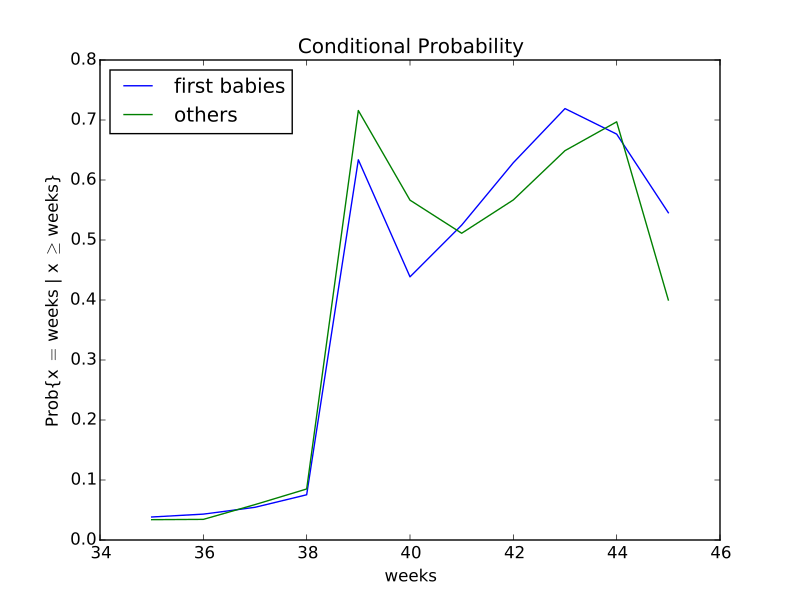

Python code for this plot:
#!/usr/bin/env python
# coding=utf-8

"""This file contains code used in "Think Stats",
by Allen B. Downey, available from greenteapress.com

Copyright 2010 Allen B. Downey
License: GNU GPLv3 http://www.gnu.org/licenses/gpl.html
"""

import descriptive
import Pmf
import myplot
import risk

import matplotlib.pyplot as pyplot


def ConditionPmf(pmf, filter_func, name='conditional'):
    """Computes a conditional PMF based on a filter function.
    
    Args:
        pmf: Pmf object
        filter_func: callable that takes a value from the Pmf and returns
                     a boolean
        name: string name for the new pmf
        
    Returns:
        new Pmf object
    """
    cond_pmf = pmf.Copy(name)

    vals = [val for val in pmf.Values() if filter_func(val)]
    for val in vals:
        cond_pmf.Remove(val)
    
    cond_pmf.Normalize()
    return cond_pmf


def ConditionOnWeeks(pmf, week=39, name='conditional'):
    """Computes a PMF conditioned on the given number of weeks.
    
    Args:
        pmf: Pmf object        
        week: the current duration of the pregnancy
        name: string name for the new pmf
        
    Returns:
        new Pmf object
    """
    def filter_func(x):
        return x < week

    cond = ConditionPmf(pmf, filter_func, name)
    return cond


def MakeFigure(firsts, others):
    """Makes a figure showing...
    """

    weeks = range(35, 46)
    
    # probs is a map from table name to list of conditional probabilities
    probs = {}
    for table in [firsts, others]:
        name = table.pmf.name
        probs[name] = []
        for week in weeks:
            cond = ConditionOnWeeks(table.pmf, week)
            prob = cond.Prob(week)
            print week, prob, table.pmf.name
            probs[name].append(prob)
            
    # make a plot with one line for each table
    pyplot.clf()        
    for name, ps in probs.iteritems():
        pyplot.plot(weeks, ps, label=name)
        print name, ps
        
    myplot.Save(root='conditional',
                xlabel='weeks',
                ylabel=r'Prob{x $=$ weeks | x $\geq$ weeks}',
                title='Conditional Probability')


def RelativeRisk(first, others, week=38):
    """Computes relative risk of the conditional prob of having
    a baby for each week, first babies compared to others.

    first: Pregnancies table
    others: Pregnancies table
    week: 
    """
    print type(first)
    first_cond = ConditionOnWeeks(first.pmf, week, 'first babies')
    other_cond = ConditionOnWeeks(others.pmf, week, 'others')

    risk.ComputeRelativeRisk(first_cond, other_cond)


def main():
    pool, firsts, others = descriptive.MakeTables()
    RelativeRisk(firsts, others)
    MakeFigure(firsts, others)
    

if __name__ == "__main__":
    main()
